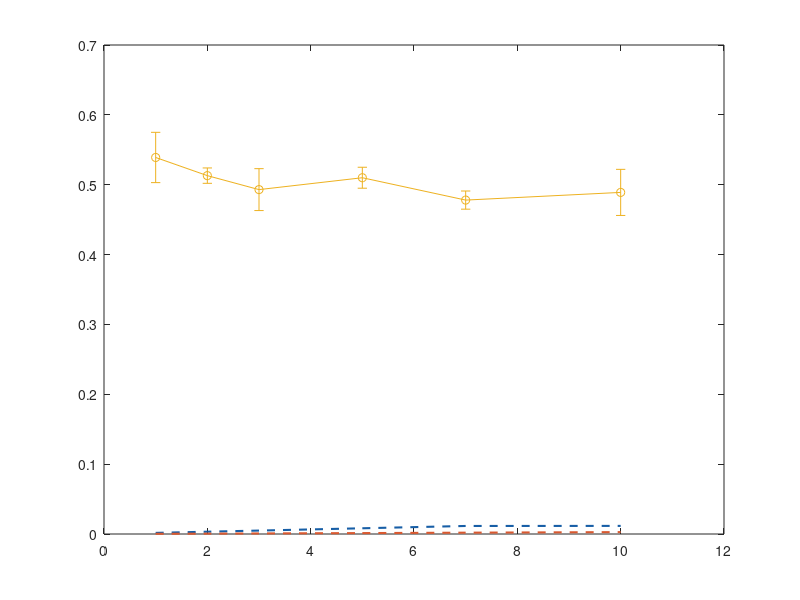

This chart was generated by the following MATLAB code: (Note: this script raises an error after producing the figure.)
%% Line+sd graphs
% Data
theta0 = [1,2,3,5,7,10];

%model
lqr_model = [0.0016, 0.0033, 0.0049, 0.0082, 0.0115, 0.0116];
pid_model = [0.0003, 0.0005, 0.0008, 0.0013, 0.0019, 0.0027];

%real results(avr+sd)
lqr_mean = [0.539, 0.513, 0.493, 0.510, 0.478, 0.489];
lqr_sd = [0.036, 0.011, 0.030, 0.015, 0.013, 0.033]; 
pid_mean = [0.062, 0.058, 0.047, 0.071, 0.082, 0.094];
pid_sd = [0.024, 0.019, 0.017, 0.022, 0.009, 0.009];

%graphs
figure;
plot(theta0, lqr_model, '--', 'Color', [0.09 0.37 0.65], 'LineWidth', 1.5);
hold on;
plot(theta0, pid_model, '--', 'Color', [0.85 0.35 0.19], 'LineWidth', 1.5);

errorbar(theta0, lqr_mean, lqr_sd, '-o', 'Color', [0.09 0.37 0.65], 'LineWidth', 1.5, 'MarkerFaceColor',[0.09 0.37 0.65]);
hold on;
errorbar(theta0, pid_mean, pid_sd, '-o', 'Color', [0.85 0.35 0.19], 'LineWidth', 1.5, 'MarkerFaceColor',[0.85 0.35 0.19]);

% axes and labels
xlabel('\theta_0 (deg)');
ylabel('RMS{\tau}(N.m)');
title('MODEL vs REALITY: RMS{\tau} ');
legend('LQR-Model', 'PID-Model','LQR-Reality', 'PID-Reality', 'Location', 'best');
grid on;
box off;
